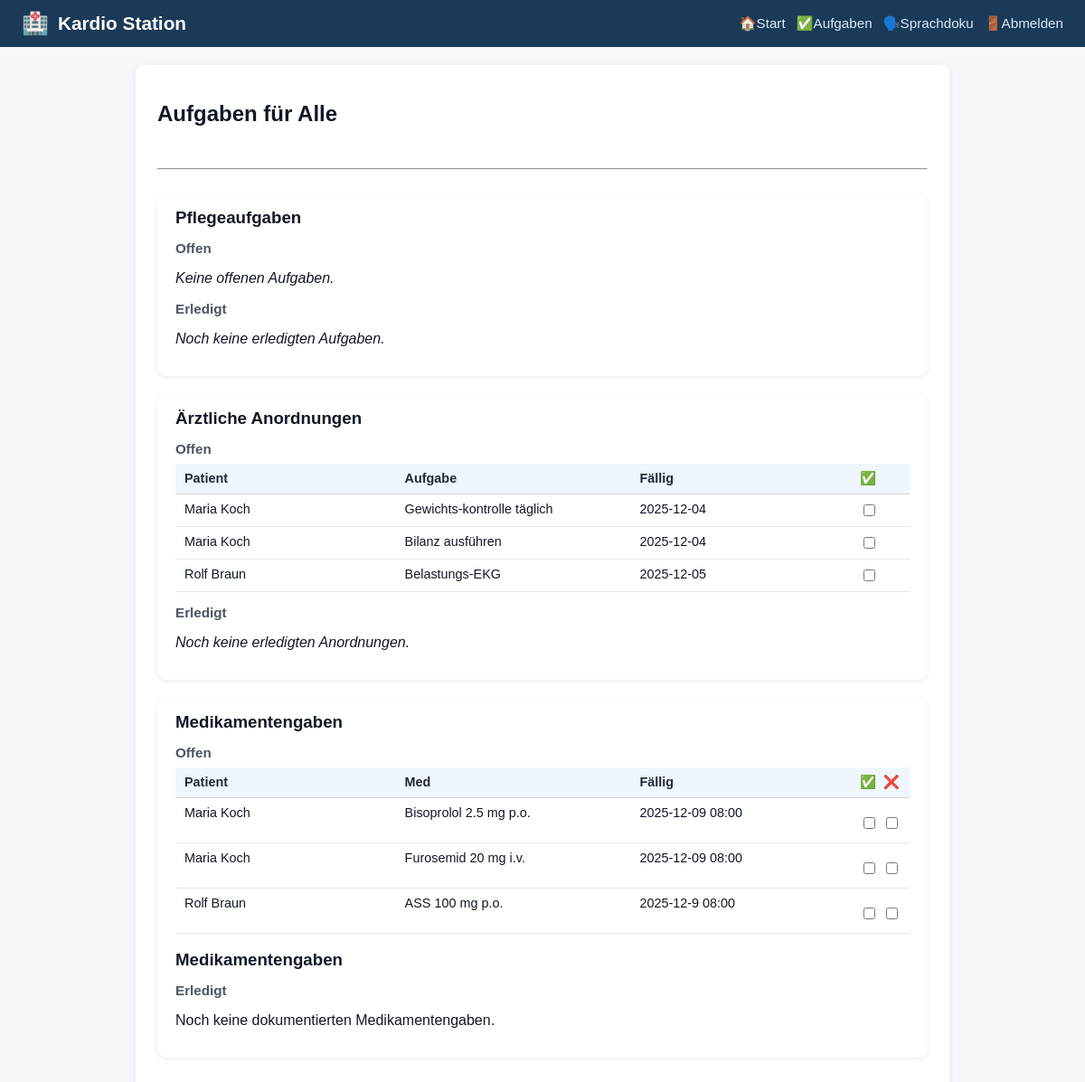
/tasks, run on an earlier commit of the app's database.
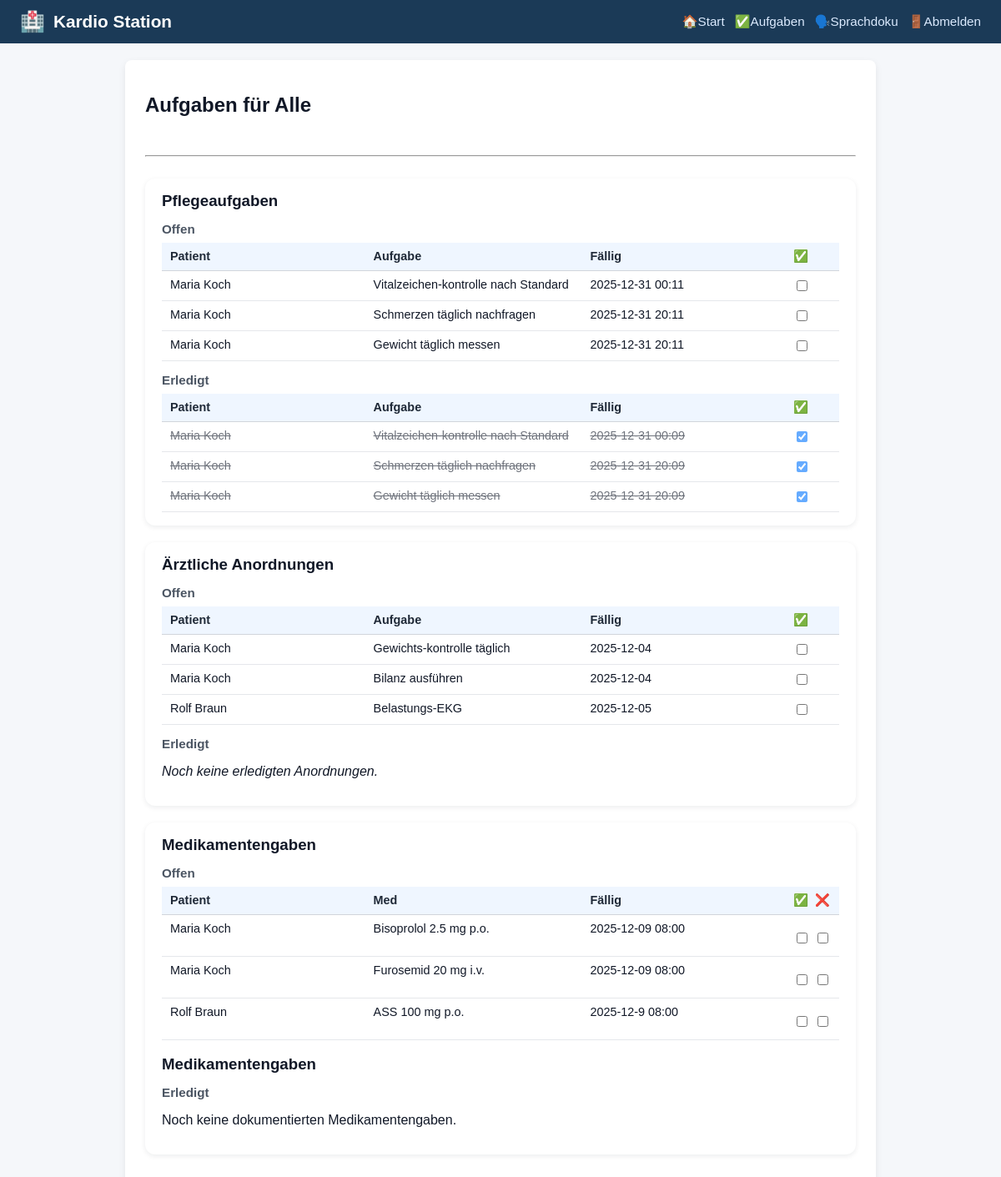
And on a later commit of the database.
### tables this page shows
CREATE TABLE orders (
    id INTEGER PRIMARY KEY AUTOINCREMENT,
    patient_id INTEGER NOT NULL,
    description TEXT NOT NULL,
    due_date TEXT,
    due_time TEXT,
    status TEXT,
    ordered_by TEXT,
    type TEXT,
    completed INTEGER DEFAULT 0,
    FOREIGN KEY (patient_id) REFERENCES patients(id)
);

CREATE TABLE patients (
    id INTEGER PRIMARY KEY AUTOINCREMENT,
    patient_identifier TEXT NOT NULL,
    name TEXT NOT NULL,
    gender TEXT,
    dob TEXT,
    room TEXT,
    diagnosis TEXT,
    bezugspflege_id INTEGER,
    allergies TEXT,
    code_status TEXT,
    admission_date TEXT,
    expected_discharge TEXT,
    primary_doctor TEXT,
    photo_filename TEXT,
    FOREIGN KEY (bezugspflege_id) REFERENCES nurses(id)
);

CREATE TABLE medications (
    id INTEGER PRIMARY KEY AUTOINCREMENT,
    patient_id INTEGER NOT NULL,
    name TEXT NOT NULL,
    dose TEXT,
    route TEXT,
    schedule TEXT,
    next_due TEXT,
    due_time TEXT,
    completed INTEGER DEFAULT 0,
    given INTEGER DEFAULT 0,
    not_given INTEGER DEFAULT 0,
    last_given_by TEXT,
    last_given_at TEXT,
    FOREIGN KEY (patient_id) REFERENCES patients(id)
);

CREATE TABLE ai_tasks (
    id INTEGER PRIMARY KEY AUTOINCREMENT,
    patient_id INTEGER NOT NULL,
    description TEXT NOT NULL,
    due_time TEXT,
    completed INTEGER DEFAULT 0,
    FOREIGN KEY (patient_id) REFERENCES patients(id)
);

### app.py (the view)
@app.route("/tasks")
def tasks_view():
    patient_id = request.args.get("patient_id", type=int)
    conn = get_connection()
    cur = conn.cursor()
    if patient_id:
        cur.execute("""
            SELECT id, name, patient_identifier
            FROM patients
            WHERE id = ?;
        """, (patient_id,))
        patients = cur.fetchall()
        viewing_all_patients = False
        selected_patient = patients[0] if patients else None
    else:
        cur.execute("""
            SELECT id, name, patient_identifier
            FROM patients
            ORDER BY room;
        """)
        patients = cur.fetchall()
        viewing_all_patients = True
        selected_patient = None
        patient = None
    if patient_id:
        cur.execute("SELECT * FROM patients WHERE id = ?;", (patient_id,))
        patient = cur.fetchone()
    if patient_id:
        cur.execute("""
            SELECT
                t.id,
                t.patient_id,
                t.description,
                t.due_time,
                t.completed,
                p.name AS patient_name,
                p.patient_identifier AS patient_identifier
            FROM ai_tasks t
            JOIN patients p ON p.id = t.patient_id
            WHERE t.patient_id = ?
            ORDER BY datetime(t.due_time);
        """, (patient_id,))
    else:
        cur.execute("""
            SELECT
                t.id,
                t.patient_id,
                t.description,
                t.due_time,
                t.completed,
                p.name AS patient_name,
                p.patient_identifier AS patient_identifier
            FROM ai_tasks t
            JOIN patients p ON p.id = t.patient_id
            ORDER BY p.room, datetime(t.due_time);
        """)
    ai_tasks = cur.fetchall()
    ai_tasks_open = [t for t in ai_tasks if not t["completed"]]
    ai_tasks_done = [t for t in ai_tasks if t["completed"]]
    if patient_id:
        cur.execute("""
            SELECT o.*, p.name AS patient_name, p.patient_identifier
            FROM orders o
            JOIN patients p ON p.id = o.patient_id
            WHERE o.patient_id = ?
            ORDER BY o.due_date;
        """, (patient_id,))
    else:
        cur.execute("""
            SELECT o.*, p.name AS patient_name, p.patient_identifier
            FROM orders o
            JOIN patients p ON p.id = o.patient_id
            ORDER BY o.patient_id, o.due_date;
        """)
    orders = cur.fetchall()
    orders_open = [o for o in orders if (o["status"] or "").lower() != "erledigt"]
    orders_done = [o for o in orders if (o["status"] or "").lower() == "erledigt"]
    try:
        cur.execute("ALTER TABLE medications ADD COLUMN given INTEGER DEFAULT 0;"
                    "ALTER TABLE medications ADD COLUMN not_given INTEGER DEFAULT 0;"
                    )
        conn.commit()
    except sqlite3.OperationalError:
        pass
    if patient_id:
        cur.execute("""
            SELECT m.*, p.name AS patient_name, p.patient_identifier
            FROM medications m
            JOIN patients p ON p.id = m.patient_id
            WHERE m.patient_id = ?
            ORDER BY m.next_due;
        """, (patient_id,))
    else:
        cur.execute("""
            SELECT m.*, p.name AS patient_name, p.patient_identifier
            FROM medications m
            JOIN patients p ON p.id = m.patient_id
            ORDER BY m.patient_id, m.next_due;
        """)
    meds = cur.fetchall()
    meds_open = [m for m in meds if not (m["given"] or 0) and not (m["not_given"] or 0)]
    meds_done = [m for m in meds if (m["given"] or 0) or (m["not_given"] or 0)]
    cur.execute("""
        SELECT
            ma.given_at,
            n.name AS nurse_name,
            m.name AS med_name,
            m.dose
        FROM med_administrations ma
        JOIN medications m ON m.id = ma.med_id
        LEFT JOIN nurses n ON n.id = ma.nurse_id
        WHERE ma.patient_id = ?
        ORDER BY datetime(ma.given_at) DESC
        LIMIT 20;
    """, (patient_id or 0,))
    med_history = cur.fetchall()
    cur.execute("""
               SELECT alert, severity, created_at
               FROM ai_alerts
               WHERE patient_id = ?
               ORDER BY datetime(created_at) DESC;
           """, (patient_id,))
    alerts = cur.fetchall()
    if selected_patient:
        add_patient_tab(selected_patient["id"], selected_patient["name"],
                        url_for("tasks_view", patient_id=selected_patient["id"]))
        set_active_patient(selected_patient["id"])
    current_nurse = get_current_nurse(conn)
    conn.close()
    conn.close()
    return render_template(
        "tasks.html",
        alerts=alerts,
        current_nurse=current_nurse,
        patients=patients,
        viewing_all_patients=viewing_all_patients,
        selected_patient=selected_patient,
        patient=patient,  # <-- add this
        active_tab="tasks",
        ai_tasks_open=ai_tasks_open,
        ai_tasks_done=ai_tasks_done,
        orders_open=orders_open,
        orders_done=orders_done,
        meds_open=meds_open,
        meds_done=meds_done,
        med_history=med_history
    )

### templates/tasks.html (shortened to what this page needs)
<!DOCTYPE html>
<html lang="de">
<head>
    <link rel="stylesheet" href="{{ url_for('static', filename='styles.css') }}">
</head>
<body>
{% extends "base.html" %}
{% block content %}
    {% if viewing_all_patients %}
<h2>Aufgaben für Alle</h2>
{% endif %}
<br><hr><br>
    <section class="section-card">
        <h3>Pflegeaufgaben</h3>
        <h4>Offen</h4>
        {% if ai_tasks_open %}
            <div class="table-wrapper">
                <table class="data-table">
                    <thead>
                        <tr>
                            <th>Patient</th>
                            <th>Aufgabe</th>
                            <th>Fällig</th>
                            <th>✅</th>
                        </tr>
                    </thead>
                    <tbody>
                        {% for t in ai_tasks_open %}
                        <tr>
                            <td>{{ t.patient_name }}</td>
                            <td>{{ t.description }}</td>
                            <td>{{ t.due_time .replace("T", " ") or "Nächste Schicht" }}</td>
                            <td>
                                <form method="POST" action="{{ url_for('toggle_task', task_id=t.id, task_type='ai') }}">
                                    <input type="checkbox" name="done" onchange="this.form.submit()">
                                </form>
                            </td>
                        </tr>
                        {% endfor %}
                    </tbody>
                </table>
            </div>
        {% else %}
            <p><em>Keine offenen Aufgaben.</em></p>
        {% endif %}
        <h4>Erledigt</h4>
        {% if ai_tasks_done %}
            <div class="table-wrapper">
                <table class="data-table">
                    <thead>
                        <tr>
                            <th>Patient</th>
                            <th>Aufgabe</th>
                            <th>Fällig</th>
                            <th>✅</th>
                        </tr>
                    </thead>
                    <tbody>
                        {% for t in ai_tasks_done %}
                        <tr class="task-completed">
                            <td>{{ t.patient_name }}</td>
                            <td>{{ t.description }}</td>
                            <td>{{ t.due_time .replace("T", " ") or "Nächste Schicht" }}</td>
                            <td>
                                <form method="POST" action="{{ url_for('toggle_task', task_id=t.id, task_type='ai') }}">
                                    <input type="checkbox" name="done" onchange="this.form.submit()" checked>
                                </form>
                            </td>
                        </tr>
                        {% endfor %}
                    </tbody>
                </table>
            </div>
        {% else %}
            <p><em>Noch keine erledigten Aufgaben.</em></p>
        {% endif %}
    </section>
    <section class="section-card">
        <h3>Ärztliche Anordnungen</h3>
        <h4>Offen</h4>
        {% if orders_open %}
            <div class="table-wrapper">
                <table class="data-table">
                    <thead>
                        <tr>
                            <th>Patient</th>
                            <th>Aufgabe</th>
                            <th>Fällig</th>
                            <th>✅</th>
                        </tr>
                    </thead>
                    <tbody>
                        {% for o in orders_open %}
                        <tr>
                            <td>{{ o["patient_name"] }}</td>
                            <td>{{ o["description"] }}</td>
                            <td>{{ o["due_date"].replace("T", " ") or "—" }}</td>
                            <td>
                                <form method="POST" action="{{ url_for('toggle_task', task_id=o['id'], task_type='order') }}">
                                    <input type="checkbox" onchange="this.form.submit()">
                                </form>
                            </td>
                        </tr>
                        {% endfor %}
                    </tbody>
                </table>
            </div>
        {% else %}
            <p><em>Keine offenen Anordnungen.</em></p>
        {% endif %}
        <h4>Erledigt</h4>
        {% if orders_done %}
            <div class="table-wrapper">
                <table class="data-table">
                    <thead>
                        <tr>
                            <th>Patient</th>
                            <th>Aufgabe</th>
                            <th>Fällig</th>
                            <th>✅</th>
                        </tr>
                    </thead>
                    <tbody>
                        {% for o in orders_done %}
                        <tr class="task-completed">
                            <td>{{ o["patient_name"] }}</td>
                            <td>{{ o["description"] }}</td>
                            <td>{{ o["due_date"].replace("T", " ") or "—" }}</td>
                            <td>
                                <form method="POST" action="{{ url_for('toggle_task', task_id=o['id'], task_type='order') }}">
                                    <input type="checkbox" onchange="this.form.submit()" checked>
                                </form>
                            </td>
                        </tr>
                        {% endfor %}
                    </tbody>
                </table>
            </div>
        {% else %}
            <p><em>Noch keine erledigten Anordnungen.</em></p>
        {% endif %}
    </section>
<section class="section-card">
    <h3>Medikamentengaben</h3>
    <h4>Offen</h4>
    {% if meds_open %}
    <div class="table-wrapper">
        <table class="data-table">
            <thead>
                <tr>
                    <th>Patient</th>
                    <th>Med</th>
                    <th>Fällig</th>
                    <th class="cell-center">✅</th>
                    <th class="cell-center">❌</th>
                </tr>
            </thead>
            <tbody>
                {% for m in meds_open %}
                <tr>
                    <td>{{ m["patient_name"] }}</td>
                    <td>{{ m["name"] }} {{ m["dose"] }} {{ m["route"] }}</td>
                    <td>{{ m["next_due"].replace("T", " ") or "—" }}</td>
                    <td class="cell-center">
                <form method="POST"
                      action="{{ url_for('toggle_task', task_id=m['id'], task_type='med') }}">
                    <label class="med-toggle-label">
                        <input type="checkbox" onchange="this.form.submit()">
                    </label>
                </form>
                        </td>
                <td class="cell-center">
                <form method="POST"
                      action="{{ url_for('toggle_task', task_id=m['id'], task_type='med') }}">
                    <label class="med-toggle-label">
                        <input type="checkbox" onchange="this.form.submit()">
                        </label>
                    </form>
            </td>
                        </tr>
                        {% endfor %}
                    </tbody>
                </table>
    </div>
        {% else %}
            <p>Keine offenen Medikamentengaben.</p>
        {% endif %}
    <br>
    <h3>Medikamentengaben</h3>
    <h4>Erledigt</h4>
    {% if meds_done %}
    <div class="table-wrapper">
        <table class="data-table">
            <thead>
                <tr>
                    <th>Patient</th>
                    <th>Med</th>
                    <th>Letzte Gabe</th>
                    <th class="cell-center">✅</th>
                    <th class="cell-center">❌</th>
                </tr>
            </thead>
            <tbody>
                {% for m in meds_done %}
                <tr class="task-completed">
                    <td>{{ m["patient_name"] }}</td>
                    <td>{{ m["name"] }} {{ m["dose"] }} {{ m["route"] }}</td>
                    <td>{{ m["last_given_at"] or "—" }} {{ m["last_given_by"] or "—" }}</td>
                   <td class="cell-center">
                        <form method="POST" action="{{ url_for('toggle_task', task_id=m['id'], task_type='med') }}">
                            <input type="hidden" name="action" value="given">
                            <label class="med-toggle-label">
                            <input type="checkbox"
                                       {% if m['given'] %}checked{% endif %}
                                       onchange="this.form.submit()">
                            </label>
                        </form>
                    </td>
                    <td class="cell-center">
        <form method="POST"
              action="{{ url_for('toggle_task', task_id=m['id'], task_type='med') }}">
            <input type="hidden" name="action" value="not_given">
            <label class="med-toggle-label">
                <input type="checkbox"
                       {% if m['not_given'] %}checked{% endif %}
                       onchange="this.form.submit()">
            </label>
                            </form>
                    </td>
                        </tr>
                        {% endfor %}
                    </tbody>
                </table>
    </div>
        </section>
        {% else %}
            <p>Noch keine dokumentierten Medikamentengaben.</p>
        {% endif %}
{% endblock %}

### templates/base.html (shortened to what this page needs)
<!DOCTYPE html>
<html lang="de">
<head>
  <link rel="stylesheet" href="{{ url_for('static', filename='styles.css') }}">
</head>
<body>
<div class="header">
  <div class="header-title">
    <span class="icon">🏥</span>
    <span>Kardio Station</span>
  </div>
  <div class="nav-links">
    <a href="{{ url_for('home') }}">🏠Start</a>
    <a href="{{ url_for('tasks_view') }}">✅Aufgaben</a>
    <a href="{{ url_for('voice_doc') }}">🗣️Sprachdoku</a>
    <a href="{{ url_for('logout') }}">🚪Abmelden</a>
  </div>
</div>
{% set tabs = session.get("patient_tabs", []) %}
<div class="container">
  {% block content %}{% endblock %}
</div>
</body>
</html>

What changed in the data, as far as the page shows it:
added ai_tasks: patient_name "Maria Koch", description "Vitalzeichen-kontrolle nach Standard", due_time "2025-12-31 00:11", shown under "Offen"
added ai_tasks: patient_name "Maria Koch", description "Schmerzen täglich nachfragen", due_time "2025-12-31 20:11", shown under "Offen"
added ai_tasks: patient_name "Maria Koch", description "Gewicht täglich messen", due_time "2025-12-31 20:11", shown under "Offen"
added ai_tasks: patient_name "Maria Koch", description "Vitalzeichen-kontrolle nach Standard", due_time "2025-12-31 00:09", shown under "Erledigt"
added ai_tasks: patient_name "Maria Koch", description "Schmerzen täglich nachfragen", due_time "2025-12-31 20:09", shown under "Erledigt"
added ai_tasks: patient_name "Maria Koch", description "Gewicht täglich messen", due_time "2025-12-31 20:09", shown under "Erledigt"
Also different on the page:
text no longer shown: "Keine offenen Aufgaben. Noch keine erledigten Aufgaben."
text now shown: "Patient Aufgabe Fällig ✅ Patient Aufgabe Fällig ✅"
